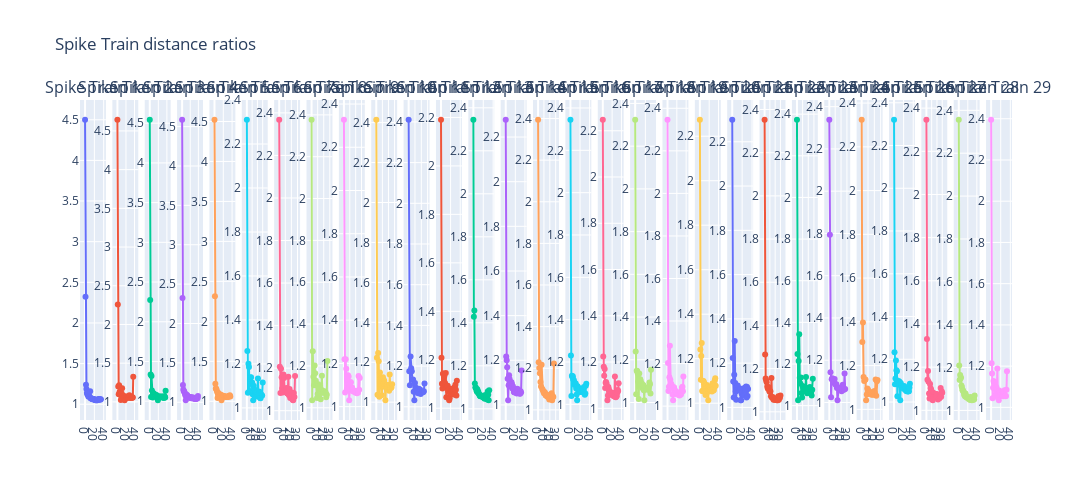

Source (notebook cell):
### Markdown cell above
### Time-based ratios between consecutive spikes

### Code cell
ratios = {i:[] for i in range(len(times_separated))}

for j, spk_train in enumerate(times_separated):
    for i in range(1, len(spk_train)):
        ratios[j].append(spk_train[i]/spk_train[i-1])
        
# ________________________________________________________________________ #
        
fig = make_subplots(rows=1, cols=len(ratios), subplot_titles=tuple([f'Spike Train {i+1}' for i in range(len(ratios))]))
    
for k in range(len(ratios)):
    fig.add_trace(go.Scatter(x = np.arange(0, len(ratios[k])), y = ratios[k], mode='markers+lines'), row=1, col=k+1)

fig.update_layout(height=500, width=10000, title_text="Spike Train distance ratios", showlegend=False)
fig.show()

### Figure 1 — Plotly figure (JSON) as saved in the notebook; plotly's stock layout.template omitted (floating-point values rounded to 4 significant figures)
{"data": [{"mode": "markers+lines", "type": "scatter", "x": [0, 1, 2, 3, 4, 5, 6, 7, 8, 9, 10, 11, 12, 13, 14, 15, 16, 17, 18, 19, 20, 21, 22, 23, 24, 25, 26, 27, 28, 29, 30, 31, 32, 33, 34], "xaxis": "x", "y": [4.5, 2.324, 1.239, 1.186, 1.139, 1.119, 1.155, 1.094, 1.1, 1.095, 1.087, 1.161, 1.072, 1.071, 1.071, 1.068, 1.061, 1.065, 1.065, 1.062, 1.061, 1.052, 1.05, 1.053, 1.053, 1.05, 1.049, 1.057, 1.053, 1.065, 1.058, 1.062, 1.058, 1.057, 1.061], "yaxis": "y"}, {"mode": "markers+lines", "type": "scatter", "x": [0, 1, 2, 3, 4, 5, 6, 7, 8, 9, 10, 11, 12, 13, 14, 15, 16, 17, 18, 19, 20, 21, 22, 23, 24, 25, 26, 27, 28, 29, 30, 31, 32, 33, 34, 35, 36, 37], "xaxis": "x2", "y": [4.644, 2.258, 1.199, 1.097, 1.216, 1.128, 1.11, 1.1, 1.026, 1.075, 1.11, 1.177, 1.08, 1.08, 1.071, 1.063, 1.066, 1.021, 1.042, 1.069, 1.069, 1.057, 1.053, 1.058, 1.054, 1.065, 1.064, 1.061, 1.087, 1.063, 1.05, 1.058, 1.056, 1.06, 1.049, 1.061, 1.055, 1.323], "yaxis": "y2"}, {"mode": "markers+lines", "type": "scatter", "x": [0, 1, 2, 3, 4, 5, 6, 7, 8, 9, 10, 11, 12, 13, 14, 15, 16, 17, 18, 19, 20, 21, 22, 23, 24, 25, 26, 27, 28, 29, 30, 31, 32, 33, 34, 35, 36, 37], "xaxis": "x3", "y": [4.543, 2.273, 1.335, 1.052, 1.316, 1.133, 1.066, 1.046, 1.105, 1.097, 1.089, 1.087, 1.079, 1.076, 1.076, 1.072, 1.073, 1.073, 1.047, 1.012, 1.055, 1.055, 1.053, 1.058, 1.05, 1.055, 1.055, 1.055, 1.051, 1.057, 1.046, 1.046, 1.059, 1.04, 1.057, 1.059, 1.046, 1.131], "yaxis": "y3"}, {"mode": "markers+lines", "type": "scatter", "x": [0, 1, 2, 3, 4, 5, 6, 7, 8, 9, 10, 11, 12, 13, 14, 15, 16, 17, 18, 19, 20, 21, 22, 23, 24, 25, 26, 27, 28, 29, 30, 31, 32, 33, 34, 35, 36, 37, 38, 39], "xaxis": "x4", "y": [4.587, 2.322, 1.218, 1.162, 1.144, 1.137, 1.124, 1.109, 1.084, 1.025, 1.1, 1.086, 1.094, 1.082, 1.069, 1.068, 1.07, 1.065, 1.067, 1.063, 1.065, 1.052, 1.056, 1.05, 1.056, 1.056, 1.063, 1.05, 1.048, 1.051, 1.047, 1.049, 1.049, 1.042, 1.047, 1.041, 1.061, 1.054, 1.051, 1.079], "yaxis": "y4"}, {"mode": "markers+lines", "type": "scatter", "x": [0, 1, 2, 3, 4, 5, 6, 7, 8, 9, 10, 11, 12, 13, 14, 15, 16, 17, 18, 19, 20, 21, 22, 23, 24, 25, 26, 27, 28, 29, 30, 31, 32, 33, 34, 35, 36], "xaxis": "x5", "y": [4.522, 2.312, 1.22, 1.16, 1.157, 1.137, 1.116, 1.04, 1.084, 1.104, 1.088, 1.087, 1.084, 1.085, 1.077, 1.074, 1.013, 1.058, 1.074, 1.07, 1.062, 1.061, 1.063, 1.057, 1.058, 1.061, 1.056, 1.054, 1.053, 1.058, 1.053, 1.063, 1.064, 1.059, 1.062, 1.076, 1.059], "yaxis": "y5"}, {"mode": "markers+lines", "type": "scatter", "x": [0, 1, 2, 3, 4, 5, 6, 7, 8, 9, 10, 11, 12, 13, 14, 15, 16, 17, 18, 19, 20, 21, 22, 23, 24, 25, 26, 27, 28, 29, 30], "xaxis": "x6", "y": [2.311, 1.259, 1.069, 1.201, 1.186, 1.076, 1.132, 1.138, 1.139, 1.112, 1.115, 1.062, 1.035, 1.101, 1.084, 1.08, 1.071, 1.066, 1.068, 1.052, 1.062, 1.133, 1.061, 1.074, 1.073, 1.044, 1.044, 1.062, 1.057, 1.056, 1.116], "yaxis": "y6"}, {"mode": "markers+lines", "type": "scatter", "x": [0, 1, 2, 3, 4, 5, 6, 7, 8, 9, 10, 11, 12, 13, 14, 15, 16, 17, 18, 19, 20, 21, 22, 23, 24, 25, 26], "xaxis": "x7", "y": [2.368, 1.206, 1.083, 1.197, 1.157, 1.105, 1.086, 1.17, 1.154, 1.101, 1.096, 1.097, 1.106, 1.082, 1.08, 1.16, 1.073, 1.102, 1.059, 1.077, 1.083, 1.086, 1.051, 1.049, 1.084, 1.065, 1.163], "yaxis": "y7"}, {"mode": "markers+lines", "type": "scatter", "x": [0, 1, 2, 3, 4, 5, 6, 7, 8, 9, 10, 11, 12, 13, 14, 15, 16, 17, 18, 19, 20, 21, 22, 23, 24, 25, 26], "xaxis": "x8", "y": [2.377, 1.036, 1.27, 1.148, 1.108, 1.202, 1.165, 1.129, 1.112, 1.047, 1.066, 1.113, 1.102, 1.105, 1.068, 1.041, 1.086, 1.153, 1.078, 1.071, 1.08, 1.076, 1.071, 1.074, 1.051, 1.062, 1.223], "yaxis": "y8"}, {"mode": "markers+lines", "type": "scatter", "x": [0, 1, 2, 3, 4, 5, 6, 7, 8, 9, 10, 11, 12, 13, 14, 15, 16, 17, 18, 19, 20, 21, 22, 23, 24, 25, 26, 27], "xaxis": "x9", "y": [2.327, 1.22, 1.065, 1.22, 1.175, 1.081, 1.12, 1.145, 1.14, 1.029, 1.096, 1.113, 1.113, 1.076, 1.088, 1.071, 1.072, 1.075, 1.069, 1.066, 1.067, 1.069, 1.062, 1.072, 1.064, 1.142, 1.078, 1.132], "yaxis": "y9"}, {"mode": "markers+lines", "type": "scatter", "x": [0, 1, 2, 3, 4, 5, 6, 7, 8, 9, 10, 11, 12, 13, 14, 15, 16, 17, 18, 19, 20, 21, 22, 23, 24, 25, 26], "xaxis": "x10", "y": [2.414, 1.222, 1.037, 1.246, 1.204, 1.027, 1.148, 1.124, 1.121, 1.034, 1.077, 1.124, 1.093, 1.109, 1.084, 1.01, 1.084, 1.07, 1.087, 1.084, 1.077, 1.057, 1.139, 1.068, 1.077, 1.074, 1.09], "yaxis": "y10"}, {"mode": "markers+lines", "type": "scatter", "x": [0, 1, 2, 3, 4, 5, 6, 7, 8, 9, 10, 11, 12, 13, 14, 15, 16, 17, 18, 19, 20, 21, 22, 23, 24, 25], "xaxis": "x11", "y": [2.411, 1.174, 1.106, 1.247, 1.19, 1.175, 1.132, 1.134, 1.074, 1.032, 1.117, 1.095, 1.089, 1.085, 1.071, 1.067, 1.089, 1.076, 1.084, 1.062, 1.074, 1.074, 1.074, 1.071, 1.076, 1.115], "yaxis": "y11"}, {"mode": "markers+lines", "type": "scatter", "x": [0, 1, 2, 3, 4, 5, 6, 7, 8, 9, 10, 11, 12, 13, 14, 15, 16, 17, 18, 19, 20, 21, 22, 23, 24, 25, 26, 27, 28, 29, 30, 31, 32, 33], "xaxis": "x12", "y": [2.19, 1.209, 1.101, 1.082, 1.142, 1.143, 1.13, 1.133, 1.105, 1.1, 1.145, 1.045, 1.09, 1.086, 1.092, 1.072, 1.077, 1.033, 1.041, 1.062, 1.061, 1.08, 1.07, 1.07, 1.065, 1.07, 1.056, 1.059, 1.087, 1.061, 1.096, 1.076, 1.053, 1.113], "yaxis": "y12"}, {"mode": "markers+lines", "type": "scatter", "x": [0, 1, 2, 3, 4, 5, 6, 7, 8, 9, 10, 11, 12, 13, 14, 15, 16, 17, 18, 19, 20, 21, 22, 23, 24, 25, 26, 27, 28, 29, 30, 31, 32], "xaxis": "x13", "y": [2.344, 1.429, 1.457, 1.118, 1.099, 1.099, 1.089, 1.081, 1.091, 1.075, 1.079, 1.07, 1.067, 1.061, 1.058, 1.06, 1.062, 1.057, 1.057, 1.057, 1.052, 1.056, 1.05, 1.046, 1.064, 1.058, 1.058, 1.048, 1.043, 1.08, 1.066, 1.04, 1.086], "yaxis": "y13"}, {"mode": "markers+lines", "type": "scatter", "x": [0, 1, 2, 3, 4, 5, 6, 7, 8, 9, 10, 11, 12, 13, 14, 15, 16, 17, 18, 19, 20, 21, 22, 23, 24, 25, 26, 27, 28, 29, 30, 31, 32, 33], "xaxis": "x14", "y": [2.278, 1.216, 1.2, 1.168, 1.117, 1.021, 1.089, 1.133, 1.116, 1.104, 1.096, 1.082, 1.101, 1.093, 1.074, 1.084, 1.072, 1.058, 1.057, 1.056, 1.06, 1.06, 1.058, 1.051, 1.073, 1.06, 1.07, 1.055, 1.058, 1.051, 1.05, 1.061, 1.056, 1.154], "yaxis": "y14"}, {"mode": "markers+lines", "type": "scatter", "x": [0, 1, 2, 3, 4, 5, 6, 7, 8, 9, 10, 11, 12, 13, 14, 15, 16, 17, 18, 19, 20, 21, 22, 23, 24, 25, 26, 27], "xaxis": "x15", "y": [2.394, 1.229, 1.201, 1.176, 1.134, 1.112, 1.217, 1.101, 1.096, 1.089, 1.08, 1.086, 1.081, 1.069, 1.069, 1.068, 1.063, 1.072, 1.061, 1.05, 1.056, 1.057, 1.06, 1.08, 1.046, 1.066, 1.062, 1.222], "yaxis": "y15"}, {"mode": "markers+lines", "type": "scatter", "x": [0, 1, 2, 3, 4, 5, 6, 7, 8, 9, 10, 11, 12, 13, 14, 15, 16, 17, 18, 19, 20, 21, 22, 23, 24, 25, 26, 27, 28, 29, 30, 31, 32, 33], "xaxis": "x16", "y": [2.344, 1.231, 1.04, 1.136, 1.129, 1.133, 1.117, 1.114, 1.104, 1.091, 1.097, 1.099, 1.075, 1.047, 1.019, 1.086, 1.079, 1.068, 1.076, 1.063, 1.059, 1.063, 1.06, 1.06, 1.072, 1.074, 1.059, 1.064, 1.082, 1.051, 1.046, 1.052, 1.088, 1.097], "yaxis": "y16"}, {"mode": "markers+lines", "type": "scatter", "x": [0, 1, 2, 3, 4, 5, 6, 7, 8, 9, 10, 11, 12, 13, 14, 15, 16, 17, 18, 19, 20, 21, 22, 23, 24, 25, 26, 27, 28, 29, 30, 31, 32, 33, 34], "xaxis": "x17", "y": [2.248, 1.225, 1.18, 1.141, 1.17, 1.088, 1.111, 1.114, 1.109, 1.095, 1.035, 1.055, 1.092, 1.083, 1.073, 1.073, 1.066, 1.064, 1.068, 1.067, 1.065, 1.056, 1.06, 1.066, 1.052, 1.054, 1.138, 1.049, 1.048, 1.053, 1.053, 1.068, 1.08, 1.075, 1.108], "yaxis": "y17"}, {"mode": "markers+lines", "type": "scatter", "x": [0, 1, 2, 3, 4, 5, 6, 7, 8, 9, 10, 11, 12, 13, 14, 15, 16, 17, 18, 19, 20, 21, 22, 23, 24, 25, 26, 27, 28, 29, 30, 31], "xaxis": "x18", "y": [2.324, 1.239, 1.039, 1.149, 1.148, 1.137, 1.097, 1.017, 1.136, 1.107, 1.109, 1.1, 1.082, 1.088, 1.068, 1.079, 1.082, 1.057, 1.011, 1.068, 1.063, 1.063, 1.071, 1.064, 1.061, 1.062, 1.06, 1.072, 1.094, 1.086, 1.042, 1.154], "yaxis": "y18"}, {"mode": "markers+lines", "type": "scatter", "x": [0, 1, 2, 3, 4, 5, 6, 7, 8, 9, 10, 11, 12, 13, 14, 15, 16, 17, 18, 19, 20, 21, 22, 23, 24, 25, 26, 27, 28, 29, 30, 31, 32, 33, 34], "xaxis": "x19", "y": [2.346, 1.203, 1.072, 1.091, 1.136, 1.284, 1.124, 1.107, 1.104, 1.098, 1.092, 1.055, 1.028, 1.084, 1.089, 1.072, 1.074, 1.07, 1.066, 1.064, 1.056, 1.06, 1.054, 1.057, 1.053, 1.065, 1.05, 1.058, 1.06, 1.055, 1.068, 1.086, 1.091, 1.07, 1.14], "yaxis": "y19"}, {"mode": "markers+lines", "type": "scatter", "x": [0, 1, 2, 3, 4, 5, 6, 7, 8, 9, 10, 11, 12, 13, 14, 15, 16, 17, 18, 19, 20, 21, 22, 23, 24, 25, 26, 27, 28, 29, 30, 31, 32, 33, 34], "xaxis": "x20", "y": [2.274, 1.241, 1.106, 1.213, 1.271, 1.055, 1.055, 1.1, 1.099, 1.092, 1.084, 1.079, 1.037, 1.04, 1.074, 1.081, 1.077, 1.073, 1.013, 1.053, 1.065, 1.058, 1.059, 1.057, 1.066, 1.06, 1.053, 1.089, 1.078, 1.057, 1.06, 1.072, 1.103, 1.112, 1.079], "yaxis": "y20"}, {"mode": "markers+lines", "type": "scatter", "x": [0, 1, 2, 3, 4, 5, 6, 7, 8, 9, 10, 11, 12, 13, 14, 15, 16, 17, 18, 19, 20, 21, 22, 23, 24, 25, 26, 27, 28, 29, 30, 31, 32], "xaxis": "x21", "y": [2.3, 1.223, 1.117, 1.045, 1.147, 1.3, 1.111, 1.072, 1.035, 1.092, 1.093, 1.099, 1.077, 1.078, 1.084, 1.077, 1.085, 1.032, 1.033, 1.062, 1.073, 1.062, 1.055, 1.056, 1.067, 1.089, 1.071, 1.076, 1.094, 1.045, 1.092, 1.052, 1.083], "yaxis": "y21"}, {"mode": "markers+lines", "type": "scatter", "x": [0, 1, 2, 3, 4, 5, 6, 7, 8, 9, 10, 11, 12, 13, 14, 15, 16, 17, 18, 19, 20, 21, 22, 23, 24, 25, 26, 27, 28, 29, 30], "xaxis": "x22", "y": [2.353, 1.265, 1.154, 1.145, 1.136, 1.117, 1.107, 1.115, 1.111, 1.095, 1.093, 1.095, 1.072, 1.156, 1.065, 1.067, 1.067, 1.056, 1.061, 1.055, 1.058, 1.056, 1.059, 1.053, 1.06, 1.054, 1.072, 1.056, 1.065, 1.065, 1.075], "yaxis": "y22"}, {"mode": "markers+lines", "type": "scatter", "x": [0, 1, 2, 3, 4, 5, 6, 7, 8, 9, 10, 11, 12, 13, 14, 15, 16, 17, 18, 19, 20, 21, 22, 23, 24, 25, 26, 27, 28], "xaxis": "x23", "y": [2.373, 1.248, 1.026, 1.214, 1.342, 1.134, 1.106, 1.135, 1.06, 1.039, 1.095, 1.082, 1.084, 1.081, 1.072, 1.084, 1.137, 1.067, 1.059, 1.063, 1.078, 1.085, 1.076, 1.089, 1.061, 1.063, 1.049, 1.076, 1.129], "yaxis": "y23"}, {"mode": "markers+lines", "type": "scatter", "x": [0, 1, 2, 3, 4, 5, 6, 7, 8, 9, 10, 11, 12, 13, 14, 15, 16, 17, 18, 19, 20, 21, 22, 23, 24, 25, 26, 27], "xaxis": "x24", "y": [2.338, 1.794, 1.143, 1.025, 1.109, 1.114, 1.107, 1.101, 1.093, 1.111, 1.087, 1.084, 1.086, 1.068, 1.01, 1.068, 1.069, 1.07, 1.062, 1.06, 1.057, 1.054, 1.059, 1.084, 1.061, 1.06, 1.137, 1.064], "yaxis": "y24"}, {"mode": "markers+lines", "type": "scatter", "x": [0, 1, 2, 3, 4, 5, 6, 7, 8, 9, 10, 11, 12, 13, 14, 15, 16, 17, 18, 19, 20, 21, 22, 23, 24, 25], "xaxis": "x25", "y": [2.324, 1.307, 1.397, 1.148, 1.13, 1.134, 1.137, 1.042, 1.068, 1.095, 1.089, 1.073, 1.081, 1.075, 1.079, 1.069, 1.066, 1.069, 1.07, 1.067, 1.084, 1.073, 1.136, 1.062, 1.129, 1.134], "yaxis": "y25"}, {"mode": "markers+lines", "type": "scatter", "x": [0, 1, 2, 3, 4, 5, 6, 7, 8, 9, 10, 11, 12, 13, 14, 15, 16, 17, 18, 19, 20, 21, 22, 23, 24, 25, 26, 27, 28, 29, 30, 31, 32, 33], "xaxis": "x26", "y": [2.321, 1.233, 1.084, 1.11, 1.195, 1.149, 1.144, 1.027, 1.083, 1.099, 1.091, 1.096, 1.082, 1.008, 1.089, 1.08, 1.073, 1.073, 1.07, 1.067, 1.062, 1.075, 1.07, 1.059, 1.067, 1.052, 1.056, 1.053, 1.049, 1.05, 1.05, 1.051, 1.068, 1.085], "yaxis": "y26"}, {"mode": "markers+lines", "type": "scatter", "x": [0, 1, 2, 3, 4, 5, 6, 7, 8, 9, 10, 11, 12, 13, 14, 15, 16, 17, 18, 19, 20, 21, 22, 23, 24, 25, 26, 27, 28, 29, 30], "xaxis": "x27", "y": [2.346, 1.33, 1.142, 1.182, 1.132, 1.078, 1.055, 1.122, 1.103, 1.096, 1.088, 1.055, 1.047, 1.082, 1.076, 1.076, 1.077, 1.074, 1.076, 1.074, 1.074, 1.062, 1.051, 1.058, 1.066, 1.056, 1.063, 1.104, 1.063, 1.089, 1.081], "yaxis": "y27"}, {"mode": "markers+lines", "type": "scatter", "x": [0, 1, 2, 3, 4, 5, 6, 7, 8, 9, 10, 11, 12, 13, 14, 15, 16, 17, 18, 19, 20, 21, 22, 23, 24, 25, 26, 27, 28, 29, 30, 31, 32, 33, 34, 35], "xaxis": "x28", "y": [2.356, 1.209, 1.142, 1.165, 1.149, 1.153, 1.117, 1.108, 1.095, 1.095, 1.091, 1.085, 1.072, 1.074, 1.065, 1.079, 1.064, 1.067, 1.059, 1.061, 1.061, 1.06, 1.053, 1.057, 1.056, 1.049, 1.063, 1.061, 1.052, 1.048, 1.05, 1.05, 1.049, 1.056, 1.051, 1.069], "yaxis": "y28"}, {"mode": "markers+lines", "type": "scatter", "x": [0, 1, 2, 3, 4, 5, 6, 7, 8, 9, 10, 11, 12, 13, 14, 15, 16, 17, 18, 19, 20, 21, 22, 23, 24, 25, 26, 27, 28, 29, 30, 31, 32, 33], "xaxis": "x29", "y": [2.395, 1.214, 1.164, 1.045, 1.095, 1.128, 1.119, 1.12, 1.057, 1.053, 1.09, 1.098, 1.082, 1.188, 1.078, 1.048, 1.034, 1.082, 1.071, 1.069, 1.071, 1.055, 1.059, 1.062, 1.057, 1.053, 1.075, 1.072, 1.083, 1.058, 1.054, 1.056, 1.085, 1.175], "yaxis": "y29"}], "layout": {"annotations": [{"font": {"size": 16}, "showarrow": false, "text": "Spike Train 1", "x": 0.01391, "xanchor": "center", "xref": "paper", "y": 1, "yanchor": "bottom", "yref": "paper"}, {"font": {"size": 16}, "showarrow": false, "text": "Spike Train 2", "x": 0.04863, "xanchor": "center", "xref": "paper", "y": 1, "yanchor": "bottom", "yref": "paper"}, {"font": {"size": 16}, "showarrow": false, "text": "Spike Train 3", "x": 0.08335, "xanchor": "center", "xref": "paper", "y": 1, "yanchor": "bottom", "yref": "paper"}, {"font": {"size": 16}, "showarrow": false, "text": "Spike Train 4", "x": 0.1181, "xanchor": "center", "xref": "paper", "y": 1, "yanchor": "bottom", "yref": "paper"}, {"font": {"size": 16}, "showarrow": false, "text": "Spike Train 5", "x": 0.1528, "xanchor": "center", "xref": "paper", "y": 1, "yanchor": "bottom", "yref": "paper"}, {"font": {"size": 16}, "showarrow": false, "text": "Spike Train 6", "x": 0.1875, "xanchor": "center", "xref": "paper", "y": 1, "yanchor": "bottom", "yref": "paper"}, {"font": {"size": 16}, "showarrow": false, "text": "Spike Train 7", "x": 0.2222, "xanchor": "center", "xref": "paper", "y": 1, "yanchor": "bottom", "yref": "paper"}, {"font": {"size": 16}, "showarrow": false, "text": "Spike Train 8", "x": 0.257, "xanchor": "center", "xref": "paper", "y": 1, "yanchor": "bottom", "yref": "paper"}, {"font": {"size": 16}, "showarrow": false, "text": "Spike Train 9", "x": 0.2917, "xanchor": "center", "xref": "paper", "y": 1, "yanchor": "bottom", "yref": "paper"}, {"font": {"size": 16}, "showarrow": false, "text": "Spike Train 10", "x": 0.3264, "xanchor": "center", "xref": "paper", "y": 1, "yanchor": "bottom", "yref": "paper"}, {"font": {"size": 16}, "showarrow": false, "text": "Spike Train 11", "x": 0.3611, "xanchor": "center", "xref": "paper", "y": 1, "yanchor": "bottom", "yref": "paper"}, {"font": {"size": 16}, "showarrow": false, "text": "Spike Train 12", "x": 0.3958, "xanchor": "center", "xref": "paper", "y": 1, "yanchor": "bottom", "yref": "paper"}, {"font": {"size": 16}, "showarrow": false, "text": "Spike Train 13", "x": 0.4306, "xanchor": "center", "xref": "paper", "y": 1, "yanchor": "bottom", "yref": "paper"}, {"font": {"size": 16}, "showarrow": false, "text": "Spike Train 14", "x": 0.4653, "xanchor": "center", "xref": "paper", "y": 1, "yanchor": "bottom", "yref": "paper"}, {"font": {"size": 16}, "showarrow": false, "text": "Spike Train 15", "x": 0.5, "xanchor": "center", "xref": "paper", "y": 1, "yanchor": "bottom", "yref": "paper"}, {"font": {"size": 16}, "showarrow": false, "text": "Spike Train 16", "x": 0.5347, "xanchor": "center", "xref": "paper", "y": 1, "yanchor": "bottom", "yref": "paper"}, {"font": {"size": 16}, "showarrow": false, "text": "Spike Train 17", "x": 0.5694, "xanchor": "center", "xref": "paper", "y": 1, "yanchor": "bottom", "yref": "paper"}, {"font": {"size": 16}, "showarrow": false, "text": "Spike Train 18", "x": 0.6042, "xanchor": "center", "xref": "paper", "y": 1, "yanchor": "bottom", "yref": "paper"}, {"font": {"size": 16}, "showarrow": false, "text": "Spike Train 19", "x": 0.6389, "xanchor": "center", "xref": "paper", "y": 1, "yanchor": "bottom", "yref": "paper"}, {"font": {"size": 16}, "showarrow": false, "text": "Spike Train 20", "x": 0.6736, "xanchor": "center", "xref": "paper", "y": 1, "yanchor": "bottom", "yref": "paper"}, {"font": {"size": 16}, "showarrow": false, "text": "Spike Train 21", "x": 0.7083, "xanchor": "center", "xref": "paper", "y": 1, "yanchor": "bottom", "yref": "paper"}, {"font": {"size": 16}, "showarrow": false, "text": "Spike Train 22", "x": 0.743, "xanchor": "center", "xref": "paper", "y": 1, "yanchor": "bottom", "yref": "paper"}, {"font": {"size": 16}, "showarrow": false, "text": "Spike Train 23", "x": 0.7778, "xanchor": "center", "xref": "paper", "y": 1, "yanchor": "bottom", "yref": "paper"}, {"font": {"size": 16}, "showarrow": false, "text": "Spike Train 24", "x": 0.8125, "xanchor": "center", "xref": "paper", "y": 1, "yanchor": "bottom", "yref": "paper"}, {"font": {"size": 16}, "showarrow": false, "text": "Spike Train 25", "x": 0.8472, "xanchor": "center", "xref": "paper", "y": 1, "yanchor": "bottom", "yref": "paper"}, {"font": {"size": 16}, "showarrow": false, "text": "Spike Train 26", "x": 0.8819, "xanchor": "center", "xref": "paper", "y": 1, "yanchor": "bottom", "yref": "paper"}, {"font": {"size": 16}, "showarrow": false, "text": "Spike Train 27", "x": 0.9166, "xanchor": "center", "xref": "paper", "y": 1, "yanchor": "bottom", "yref": "paper"}, {"font": {"size": 16}, "showarrow": false, "text": "Spike Train 28", "x": 0.9514, "xanchor": "center", "xref": "paper", "y": 1, "yanchor": "bottom", "yref": "paper"}, {"font": {"size": 16}, "showarrow": false, "text": "Spike Train 29", "x": 0.9861, "xanchor": "center", "xref": "paper", "y": 1, "yanchor": "bottom", "yref": "paper"}], "height": 500, "showlegend": false, "title": {"text": "Spike Train distance ratios"}, "width": 10000, "xaxis": {"anchor": "y", "domain": [0, 0.02782]}, "xaxis10": {"anchor": "y10", "domain": [0.3125, 0.3403]}, "xaxis11": {"anchor": "y11", "domain": [0.3472, 0.375]}, "xaxis12": {"anchor": "y12", "domain": [0.3819, 0.4098]}, "xaxis13": {"anchor": "y13", "domain": [0.4166, 0.4445]}, "xaxis14": {"anchor": "y14", "domain": [0.4514, 0.4792]}, "xaxis15": {"anchor": "y15", "domain": [0.4861, 0.5139]}, "xaxis16": {"anchor": "y16", "domain": [0.5208, 0.5486]}, "xaxis17": {"anchor": "y17", "domain": [0.5555, 0.5834]}, "xaxis18": {"anchor": "y18", "domain": [0.5902, 0.6181]}, "xaxis19": {"anchor": "y19", "domain": [0.625, 0.6528]}, "xaxis2": {"anchor": "y2", "domain": [0.03472, 0.06254]}, "xaxis20": {"anchor": "y20", "domain": [0.6597, 0.6875]}, "xaxis21": {"anchor": "y21", "domain": [0.6944, 0.7222]}, "xaxis22": {"anchor": "y22", "domain": [0.7291, 0.757]}, "xaxis23": {"anchor": "y23", "domain": [0.7639, 0.7917]}, "xaxis24": {"anchor": "y24", "domain": [0.7986, 0.8264]}, "xaxis25": {"anchor": "y25", "domain": [0.8333, 0.8611]}, "xaxis26": {"anchor": "y26", "domain": [0.868, 0.8958]}, "xaxis27": {"anchor": "y27", "domain": [0.9027, 0.9306]}, "xaxis28": {"anchor": "y28", "domain": [0.9375, 0.9653]}, "xaxis29": {"anchor": "y29", "domain": [0.9722, 1.0]}, "xaxis3": {"anchor": "y3", "domain": [0.06944, 0.09727]}, "xaxis4": {"anchor": "y4", "domain": [0.1042, 0.132]}, "xaxis5": {"anchor": "y5", "domain": [0.1389, 0.1667]}, "xaxis6": {"anchor": "y6", "domain": [0.1736, 0.2014]}, "xaxis7": {"anchor": "y7", "domain": [0.2083, 0.2361]}, "xaxis8": {"anchor": "y8", "domain": [0.243, 0.2709]}, "xaxis9": {"anchor": "y9", "domain": [0.2778, 0.3056]}, "yaxis": {"anchor": "x", "domain": [0, 1]}, "yaxis10": {"anchor": "x10", "domain": [0, 1]}, "yaxis11": {"anchor": "x11", "domain": [0, 1]}, "yaxis12": {"anchor": "x12", "domain": [0, 1]}, "yaxis13": {"anchor": "x13", "domain": [0, 1]}, "yaxis14": {"anchor": "x14", "domain": [0, 1]}, "yaxis15": {"anchor": "x15", "domain": [0, 1]}, "yaxis16": {"anchor": "x16", "domain": [0, 1]}, "yaxis17": {"anchor": "x17", "domain": [0, 1]}, "yaxis18": {"anchor": "x18", "domain": [0, 1]}, "yaxis19": {"anchor": "x19", "domain": [0, 1]}, "yaxis2": {"anchor": "x2", "domain": [0, 1]}, "yaxis20": {"anchor": "x20", "domain": [0, 1]}, "yaxis21": {"anchor": "x21", "domain": [0, 1]}, "yaxis22": {"anchor": "x22", "domain": [0, 1]}, "yaxis23": {"anchor": "x23", "domain": [0, 1]}, "yaxis24": {"anchor": "x24", "domain": [0, 1]}, "yaxis25": {"anchor": "x25", "domain": [0, 1]}, "yaxis26": {"anchor": "x26", "domain": [0, 1]}, "yaxis27": {"anchor": "x27", "domain": [0, 1]}, "yaxis28": {"anchor": "x28", "domain": [0, 1]}, "yaxis29": {"anchor": "x29", "domain": [0, 1]}, "yaxis3": {"anchor": "x3", "domain": [0, 1]}, "yaxis4": {"anchor": "x4", "domain": [0, 1]}, "yaxis5": {"anchor": "x5", "domain": [0, 1]}, "yaxis6": {"anchor": "x6", "domain": [0, 1]}, "yaxis7": {"anchor": "x7", "domain": [0, 1]}, "yaxis8": {"anchor": "x8", "domain": [0, 1]}, "yaxis9": {"anchor": "x9", "domain": [0, 1]}}}
